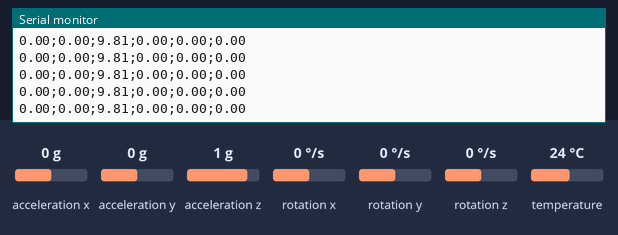
A sketch run on a simulated Arduino Leonardo, built with avr-gcc and run on an emulated ATmega32U4. Shown: the last lines printed to the serial monitor. The inputs (shaded band) are chosen by the test bench; at power-on: acceleration z 1 g, acceleration x 0 g, acceleration y 0 g, rotation x 0 °/s, rotation y 0 °/s, rotation z 0 °/s, temperature 24 °C.

Above: at 1.3 s.
1.4 s: acceleration z set to 0 g
At 2.5 s:
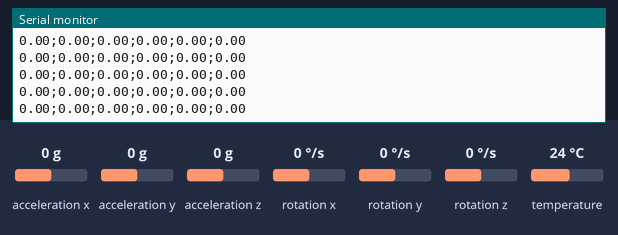
4.4 s: acceleration x set to 1.4 g
At 5.5 s:
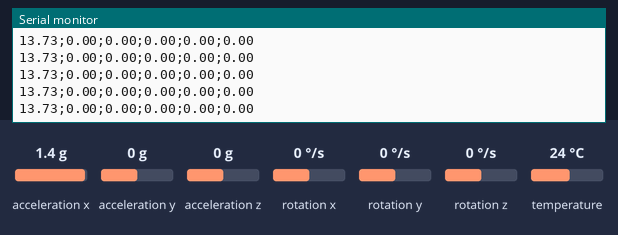
7.4 s: acceleration y set to -1.4 g
At 8.2 s:
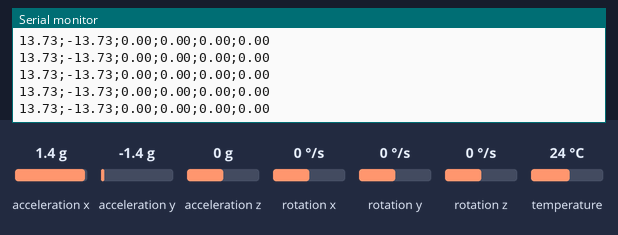

Measured:
- after the input at 1.4 s, the serial monitor: prints a new line at once (image 1)
- after the input at 4.4 s, the serial monitor: prints a new line at once (image 2)
- after the input at 7.4 s, the serial monitor: prints a new line at once (image 3)

The sketch:

MPU6050.ino
```cpp
// Basic demo for accelerometer readings from Adafruit MPU6050

#include <Adafruit_MPU6050.h> // IMPORTANT!!! Set MPU6050_DEVICE_ID in Adafruit_MPU6050.h to 0x72 if code below does not work.
#include <Adafruit_Sensor.h>
#include <Wire.h>

Adafruit_MPU6050 mpu;

void setup(void) {
  Serial.begin(115200);
  while (!Serial)
    delay(10); // will pause Zero, Leonardo, etc until serial console opens

  Serial.println("Adafruit MPU6050 test!");

  // Try to initialize!
  Wire.setPins(15, 13); // sda, scl
  while (!mpu.begin()) {
    Serial.println("Failed to find MPU6050 chip");
    // while (1) {
    delay(10);
    // }
  }
  Serial.println("MPU6050 Found!");

  mpu.setAccelerometerRange(MPU6050_RANGE_8_G);
  Serial.print("Accelerometer range set to: ");
  switch (mpu.getAccelerometerRange()) {
  case MPU6050_RANGE_2_G:
    Serial.println("+-2G");
    break;
  case MPU6050_RANGE_4_G:
    Serial.println("+-4G");
    break;
  case MPU6050_RANGE_8_G:
    Serial.println("+-8G");
    break;
  case MPU6050_RANGE_16_G:
    Serial.println("+-16G");
    break;
  }
  mpu.setGyroRange(MPU6050_RANGE_500_DEG);
  Serial.print("Gyro range set to: ");
  switch (mpu.getGyroRange()) {
  case MPU6050_RANGE_250_DEG:
    Serial.println("+- 250 deg/s");
    break;
  case MPU6050_RANGE_500_DEG:
    Serial.println("+- 500 deg/s");
    break;
  case MPU6050_RANGE_1000_DEG:
    Serial.println("+- 1000 deg/s");
    break;
  case MPU6050_RANGE_2000_DEG:
    Serial.println("+- 2000 deg/s");
    break;
  }

  mpu.setFilterBandwidth(MPU6050_BAND_5_HZ);
  Serial.print("Filter bandwidth set to: ");
  switch (mpu.getFilterBandwidth()) {
  case MPU6050_BAND_260_HZ:
    Serial.println("260 Hz");
    break;
  case MPU6050_BAND_184_HZ:
    Serial.println("184 Hz");
    break;
  case MPU6050_BAND_94_HZ:
    Serial.println("94 Hz");
    break;
  case MPU6050_BAND_44_HZ:
    Serial.println("44 Hz");
    break;
  case MPU6050_BAND_21_HZ:
    Serial.println("21 Hz");
    break;
  case MPU6050_BAND_10_HZ:
    Serial.println("10 Hz");
    break;
  case MPU6050_BAND_5_HZ:
    Serial.println("5 Hz");
    break;
  }

  Serial.println("");
  delay(100);
}

void loop() {
  /* Get new sensor events with the readings */
  sensors_event_t a, g, temp;
  mpu.getEvent(&a, &g, &temp);

  /* Print out the values */
  // Serial.print("Acceleration X: ");
  // Serial.print(a.acceleration.x);
  // Serial.print(", Y: ");
  // Serial.print(a.acceleration.y);
  // Serial.print(", Z: ");
  // Serial.print(a.acceleration.z);
  // Serial.println(" m/s^2");

  // Serial.print("Rotation X: ");
  // Serial.print(g.gyro.x);
  // Serial.print(", Y: ");
  // Serial.print(g.gyro.y);
  // Serial.print(", Z: ");
  // Serial.print(g.gyro.z);
  // Serial.println(" rad/s");

  // Serial.print("Temperature: ");
  // Serial.print(temp.temperature);
  // Serial.println(" degC");
  String serializedData = String(a.acceleration.x) + ";" + String(a.acceleration.y) + ";" + String(a.acceleration.z) + ";" + String(g.gyro.x) +  ";" + String(g.gyro.y) + ";" + String(g.gyro.z);
  Serial.println(serializedData);
//
  // Serial.println("");

} 
```
